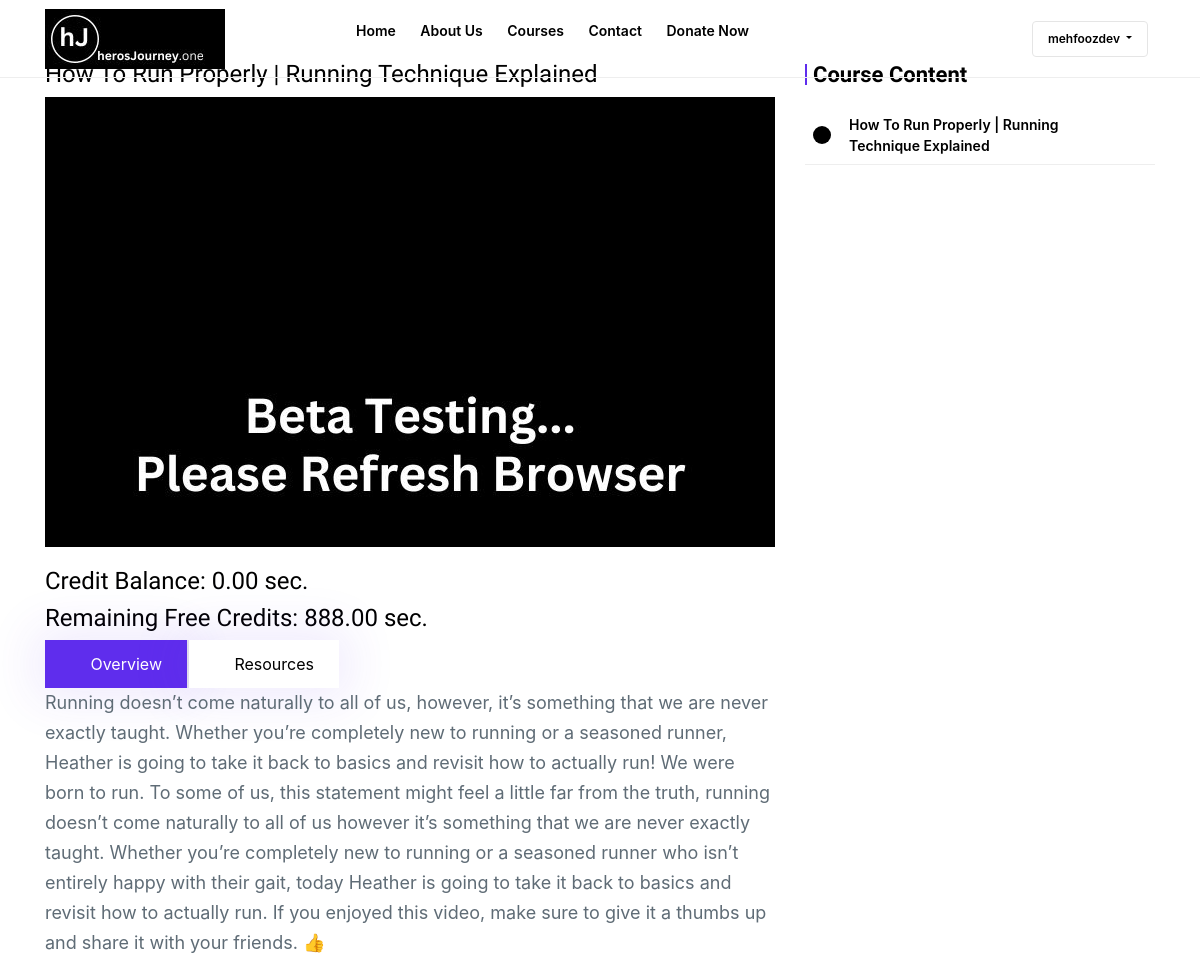
Before: /course-page/how_to_run_properly/?lecture=1 (signed in, upper part) with the older database file.
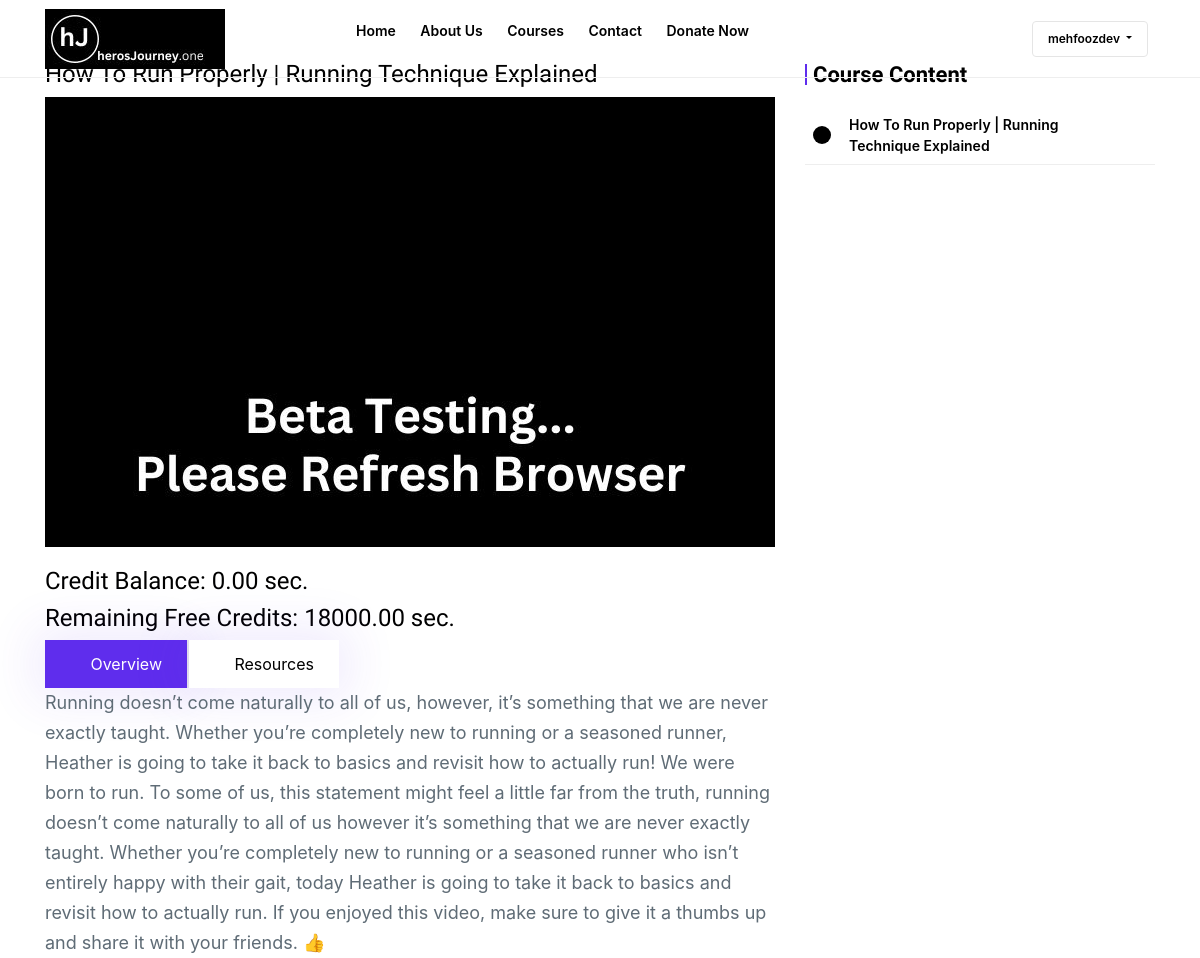
After: the same page with the newer database file.
### base/models.py (models this page shows, shortened)
class UserProfile(models.Model):
    user = models.OneToOneField(User, on_delete=models.CASCADE)
    course = models.ManyToManyField(Course, blank=True)
    date = models.DateTimeField(auto_now=True)
    credits = models.DecimalField(max_digits=8, decimal_places=2, default=0)
    free_credits = models.DecimalField(max_digits=8, decimal_places=2, default=17999)  # 5 hours in seconds

### base/views.py (the view)
# urls.py: path('course-page/<str:slug>/', views.coursePage, name='course-detail'),
@login_required
def coursePage(request, slug):
    if request.user.is_authenticated:
        course = get_object_or_404(Course, slug=slug)
        user_profile = UserProfile.objects.get(user=request.user)
        videos = course.video_set.all().order_by('serial_number')
        serial_number = request.GET.get('lecture')
        try:
            video = Video.objects.get(serial_number=serial_number, course=course)
        except ObjectDoesNotExist:
            return HttpResponse("Video not found.", status=404)
        video = Video.objects.get(serial_number=serial_number, course=course)
        credit_balance = user_profile.credits
        remaining_free_credits = user_profile.free_credits
        return render(request, 'base/course_page.html', {'videos':videos,'course': course, 'video':video, 'remaining_free_credits': remaining_free_credits, 'credit_balance': credit_balance})
    else:
        return redirect('login')

### base/models.py (called while the page is built)
    def __str__(self):
        return self.title

### base/templates/base/course_page.html (shortened to what the changed rows need)
{% extends "base/base.html" %}
{% load static %}
{% block content %}
    <main class="main_wrapper">
        <div class="blogarea__2 sp_top_100 sp_bottom_100">
            <div class="container">
                <div class="row">
                    <div class="col-xl-8 col-lg-8 col-md-8 col-sm-8 col-xs-8">
                        <div class="blog__details__content__wraper">
                            <div class="course__details__tab__wrapper" data-aos="fade-up">
                                <div class="row mt-2">
                                    <div class="col-xl-12">
                                        <div>
                                            <h4>Credit Balance: <span id="credit-balance">{{ credit_balance }} sec.</span></h4>
                                            <h4>Remaining Free Credits: <span id="remaining-free-credits">{{ remaining_free_credits }}</span> sec.</h4>
                                        </div>
                                    </div>
                                </div>
                            </div>
                        </div>
                    </div>
                </div>
            </div>
        </div>
    </main>
{% endblock content %}

Changed rows visible on the page:
changed UserProfile: free_credits "888.00" → "18000.00"
